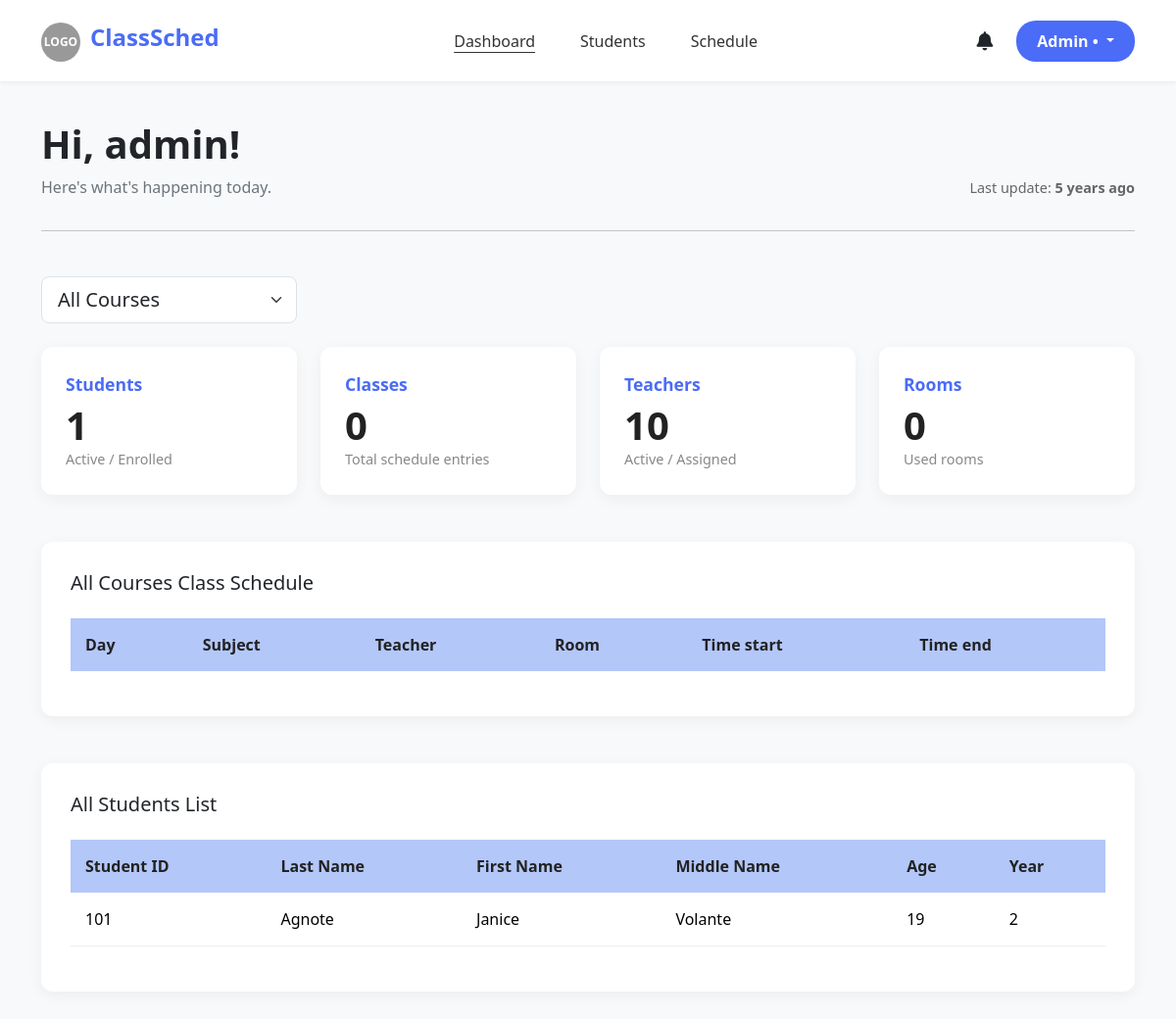
Before: /src/admin_dashboard.php (signed in) with the older database file.
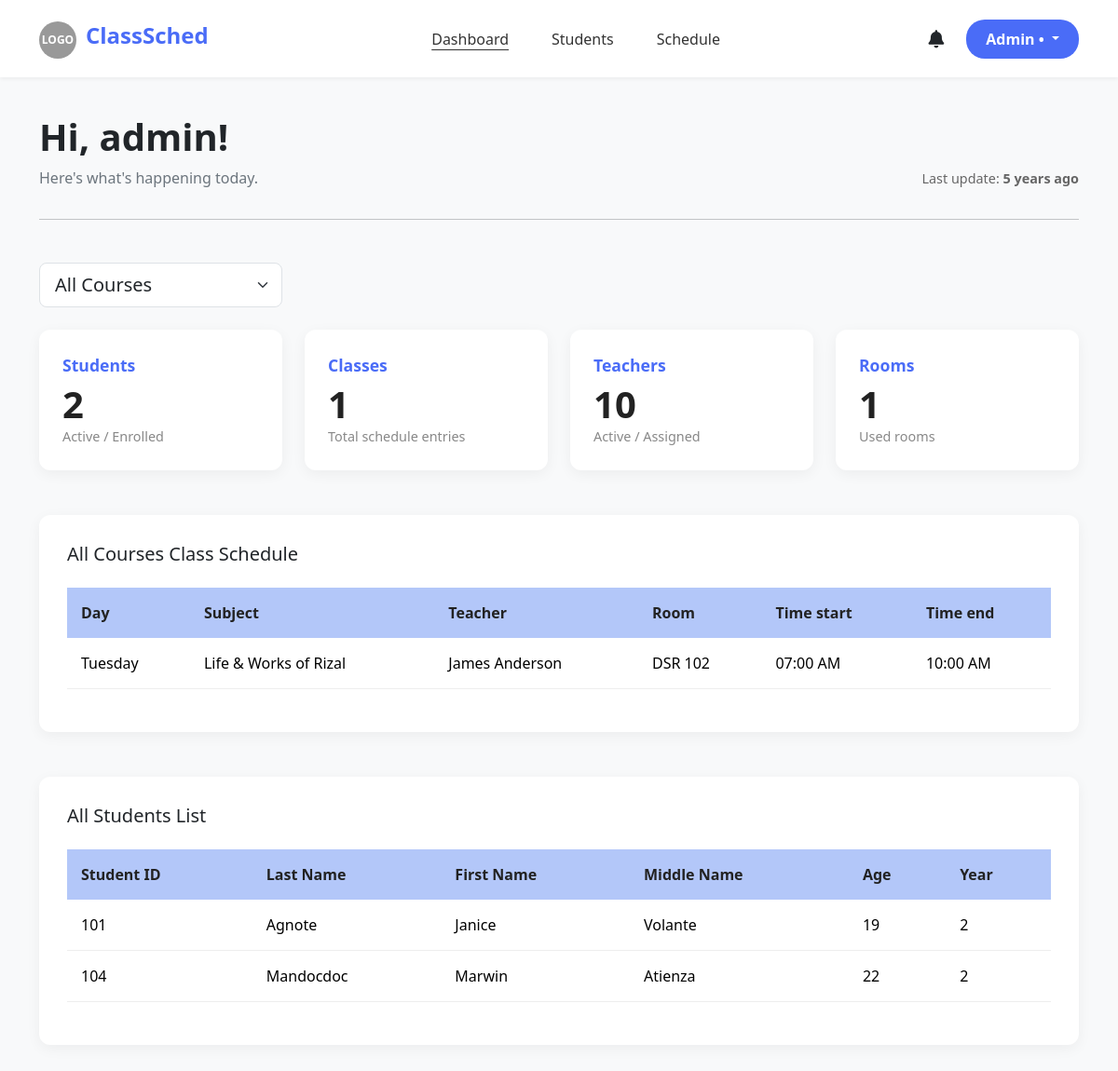
After: the same page with the newer database file.
### tables this page shows
CREATE TABLE students (
        id INTEGER PRIMARY KEY AUTOINCREMENT,
        user_id INTEGER UNIQUE,
        student_number TEXT(50) NOT NULL,
        last_name TEXT(50) NOT NULL,
        first_name TEXT(50),
        middle_name TEXT(50),
        age INTEGER,
        phone_number TEXT(20),
        course_id INTEGER NOT NULL,
        year_level INTEGER,
        email TEXT(255) UNIQUE,
        FOREIGN KEY (user_id) REFERENCES users(id),
        FOREIGN KEY (course_id) REFERENCES courses(id)
    );

CREATE TABLE schedules (
        id INTEGER PRIMARY KEY AUTOINCREMENT,
        day TEXT NOT NULL,
        subject_id INTEGER NOT NULL,
        teacher_id INTEGER NOT NULL,
        room TEXT(10),
        time_start TIME,
        time_end TIME,
        course_id INTEGER NOT NULL,

        FOREIGN KEY (teacher_id) REFERENCES teachers(id),
        FOREIGN KEY (course_id) REFERENCES courses(id),
        FOREIGN KEY (subject_id) REFERENCES subjects(id)
    );

### src/admin_dashboard.php (the view, shortened to what this page needs)
<?php
$user = $_SESSION["user"];
$db = get_db();
$selected_course = isset($_GET['course_id']) ? (int)$_GET['course_id'] : COURSE_ALL;
switch ($selected_course) {
    default:
        $course_name = "All Courses";
        $student_title = "All Students";
        break;
}
if ($selected_course === COURSE_ALL) {
    $student_enrolled = $db->querySingle("SELECT COUNT(id) FROM students");
    $classes_count = $db->querySingle("SELECT COUNT(id) FROM schedules");
    $teachers_count = $db->querySingle("SELECT COUNT(id) FROM teachers");
    $rooms_count = $db->querySingle("SELECT COUNT(DISTINCT room) FROM schedules WHERE room IS NOT NULL AND room != ''");
}
$db_file_path = __DIR__ . '/../users.db';
$last_update_text = "";
if (file_exists($db_file_path)) {
    $file_mod_time = filemtime($db_file_path);
    $time_diff = time() - $file_mod_time;
    if ($time_diff < 60) {
        $last_update_text = "Just now";
    } else {
        $tokens = [
            31536000 => 'year',
            2592000 => 'month',
            604800 => 'week',
            86400 => 'day',
            3600 => 'hour',
            60 => 'minute',
            1 => 'second'
        ];
        foreach ($tokens as $unit => $text) {
            $numberOfUnits = floor($time_diff / $unit);
            $last_update_text = $numberOfUnits . ' ' . $text . (($numberOfUnits > 1) ? 's' : '') . ' ago';
            break;
        }
    }
}
$sql_sched = "
    SELECT
        sch.*,
        sub.subject_name AS subject_name_display,
        t.name AS teacher_name_display
    FROM schedules sch
    LEFT JOIN subjects sub ON sch.subject_id = sub.id
    LEFT JOIN teachers t ON sch.teacher_id = t.id
";
if ($selected_course !== COURSE_ALL) {
    $sql_sched .= " WHERE sch.course_id = :course_id";
} else {
    $sql_sched .= " GROUP BY sch.subject_id, sch.teacher_id, sch.room, sch.time_start, sch.time_end, sch.day";
}
$sql_sched .= " ORDER BY sch.time_start ASC";
$stmt = $db->prepare($sql_sched);
$sched_result = $stmt->execute();
$sql_students = "SELECT * FROM students";
$sql_students .= " ORDER BY last_name ASC";
$stmt_students = $db->prepare($sql_students);
$students_result = $stmt_students->execute();
?>
<!DOCTYPE html>
<html lang="en">
<head>
    <link href="https://cdn.jsdelivr.net/npm/bootstrap@5.3.3/dist/css/bootstrap.min.css" rel="stylesheet">
    <link href="https://cdnjs.cloudflare.com/ajax/libs/font-awesome/6.0.0/css/all.min.css" rel="stylesheet">
    <link rel="stylesheet" href="../admin_dashboard.css">
</head>
<body>
    <nav class="navbar navbar-expand-lg">
        <div class="container">
            <a class="navbar-brand" href="#">
                <span class="logo-circle">LOGO</span>ClassSched
            </a>
            <div class="collapse navbar-collapse justify-content-center" id="navbarNav">
                <ul class="navbar-nav">
                    <li class="nav-item"><a class="nav-link active" href="admin_dashboard.php">Dashboard</a></li>
                    <li class="nav-item"><a class="nav-link" href="admin_student_manage.php">Students</a></li>
                    <li class="nav-item"><a class="nav-link" href="admin_schedule.php">Schedule</a></li>
                </ul>
            </div>
            <div class="d-flex align-items-center">
                <i class="fa-solid fa-bell me-4" style="font-size: 1.2rem; cursor: pointer;"></i>
                <div class="dropdown">
                    <button class="btn btn-admin dropdown-toggle" type="button" data-bs-toggle="dropdown">
                        Admin • <?php echo htmlspecialchars(substr($user["name"], 0, 2)); ?>
                    </button>
                </div>
            </div>
        </div>
    </nav>
    <div class="container mb-5">
        <div class="row hero-section align-items-end">
            <div class="col-md-6">
                <h1 class="fw-bold">Hi, <?php echo htmlspecialchars($user["username"]); ?>!</h1>
                <p class="text-secondary mb-0">Here's what's happening today.</p>
            </div>
            <div class="col-md-6 last-update">
                Last update: <strong><?php echo $last_update_text; ?></strong>
            </div>
            <div class="col-12 mt-3">
                <hr>
            </div>
        </div>
        <div class="row mb-4">
            <div class="col-md-3">
                <form action="" method="GET">
                    <select name="course_id" class="form-select form-select-lg" onchange="this.form.submit()">
                        <option value="<?php echo COURSE_ALL; ?>" <?php if($selected_course == COURSE_ALL) echo 'selected'; ?>>All Courses</option>
                    </select>
                </form>
            </div>
        </div>
        <div class="row g-4">
            <div class="col-md-3">
                <div class="stats-card">
                    <div class="stats-label">Students</div>
                    <div class="stats-number"><?php echo $student_enrolled; ?></div>
                    <div class="stats-sub">Active / Enrolled</div>
                </div>
            </div>
            <div class="col-md-3">
                <div class="stats-card">
                    <div class="stats-label">Classes</div>
                    <div class="stats-number"><?php echo $classes_count; ?></div>
                    <div class="stats-sub">Total schedule entries</div>
                </div>
            </div>
            <div class="col-md-3">
                <div class="stats-card">
                    <div class="stats-label">Teachers</div>
                    <div class="stats-number"><?php echo $teachers_count; ?></div>
                    <div class="stats-sub">Active / Assigned</div>
                </div>
            </div>
            <div class="col-md-3">
                <div class="stats-card">
                    <div class="stats-label">Rooms</div>
                    <div class="stats-number"><?php echo $rooms_count; ?></div>
                    <div class="stats-sub">Used rooms</div>
                </div>
            </div>
        </div>
        <div class="schedule-section mt-5">
            <h5 class="mb-4"><?php echo $course_name; ?> Class Schedule</h5>
            <div class="table-responsive">
                <table class="table custom-table">
                    <thead>
                        <tr>
                            <th>Day</th>
                            <th>Subject</th>
                            <th>Teacher</th>
                            <th>Room</th>
                            <th>Time start</th>
                            <th>Time end</th>
                        </tr>
                    </thead>
                    <tbody>
                        <?php while ($row = $sched_result->fetchArray(SQLITE3_ASSOC)): ?>
                        <tr>
                            <td><?php echo htmlspecialchars($row['day'] ?? '--'); ?></td>
                            <td><?php echo htmlspecialchars($row['subject_name_display'] ?? 'Unknown Subject'); ?></td>
                            <td><?php echo htmlspecialchars($row['teacher_name_display'] ?? 'Unknown Teacher'); ?></td>
                            <td><?php echo htmlspecialchars($row['room'] ?? 'TBA'); ?></td>
                            <td>
                                <?php
                                    if (!empty($row['time_start'])) {
                                        echo date("h:i A", strtotime($row['time_start']));
                                    } else {
                                        echo '--:--';
                                    }
                                ?>
                            </td>
                            <td>
                                <?php
                                    if (!empty($row['time_end'])) {
                                        echo date("h:i A", strtotime($row['time_end']));
                                    } else {
                                        echo '--:--';
                                    }
                                ?>
                            </td>
                        </tr>
                        <?php endwhile; ?>
                    </tbody>
                </table>
            </div>
        </div>
        <div class="schedule-section mt-5">
            <h5 class="mb-4"><?php echo $student_title; ?> List</h5>
            <div class="table-responsive">
                <table class="table custom-table">
                    <thead>
                        <tr>
                            <th>Student ID</th>
                            <th>Last Name</th>
                            <th>First Name</th>
                            <th>Middle Name</th>
                            <th>Age</th>
                            <th>Year</th>
                        </tr>
                    </thead>
                    <tbody>
                        <?php while ($student = $students_result->fetchArray(SQLITE3_ASSOC)): ?>
                        <tr>
                            <td><?php echo htmlspecialchars($student['student_number'] ?? '--'); ?></td>
                            <td><?php echo htmlspecialchars($student['last_name'] ?? '--'); ?></td>
                            <td><?php echo htmlspecialchars($student['first_name'] ?? '--'); ?></td>
                            <td><?php echo htmlspecialchars($student['middle_name'] ?? '--'); ?></td>
                            <td><?php echo htmlspecialchars($student['age'] ?? '--'); ?></td>
                            <td><?php echo htmlspecialchars($student['year_level'] ?? '--'); ?></td>
                        </tr>
                        <?php endwhile; ?>
                    </tbody>
                </table>
            </div>
        </div>
    </div>
</body>
</html>

### admin_dashboard.css (style rules this page uses)
body { background-color: #f8f9fa; font-family: 'Segoe UI', Tahoma, Geneva, Verdana, sans-serif; }
.navbar { background-color: white; box-shadow: 0 2px 4px rgba(0,0,0,0.05); padding: 15px 0; }
.navbar-brand { font-weight: 700; font-size: 1.5rem; color: #4a6cf7 !important; }
.logo-circle { display: inline-block; width: 40px; height: 40px; background-color: #999; border-radius: 50%; color: white; text-align: center; line-height: 40px; font-size: 12px; margin-right: 10px; }
.nav-link { color: #333 !important; font-weight: 500; margin: 0 15px; }
.nav-link.active { text-decoration: underline; text-decoration-color: #333; text-underline-offset: 5px; }
.btn-admin { background-color: #4a6cf7; color: white; border-radius: 20px; padding: 8px 20px; font-weight: 600; }
.hero-section { margin-top: 40px; margin-bottom: 30px; }
.last-update { text-align: right; color: #666; font-size: 0.9rem; }
.stats-card { background: white; border: none; border-radius: 12px; padding: 25px; box-shadow: 0 4px 15px rgba(0,0,0,0.05); height: 100%; transition: transform 0.2s; }
.stats-label { color: #4a6cf7; font-weight: 700; font-size: 1.1rem; margin-bottom: 5px; }
.stats-number { font-size: 2.5rem; font-weight: 700; color: #222; line-height: 1.2; }
.stats-sub { color: #888; font-size: 0.9rem; }
.schedule-section { background: white; padding: 30px; border-radius: 12px; margin-top: 30px; box-shadow: 0 4px 15px rgba(0,0,0,0.05); }
.custom-table thead th { background-color: #b3c7f9; color: #222; border: none; padding: 15px; }
.custom-table tbody td { padding: 15px; border-bottom: 1px solid #eee; vertical-align: middle; }

Changed rows visible on the page:
added schedules: day "Tuesday", subject_name_display "Life & Works of Rizal", teacher_name_display "James Anderson", room "DSR 102", time_start "07:00 AM", time_end "10:00 AM"
added students: student_number "104", last_name "Mandocdoc", first_name "Marwin", middle_name "Atienza", age "22", year_level "2"
Other visible differences:
$student_enrolled: "1" → "2"
$classes_count: "0" → "1"
$rooms_count: "0" → "1"
